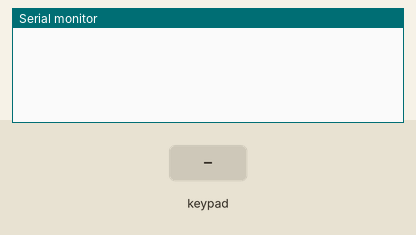
Bench run of a sketch on a simulated Arduino Uno, built with avr-gcc and run on an emulated ATmega328P. Parts: the last lines printed to the serial monitor. Inputs (shaded band) come from the test bench.

Above: at 1.2 s.
1.3 s: key '1' pressed
At 2.4 s:
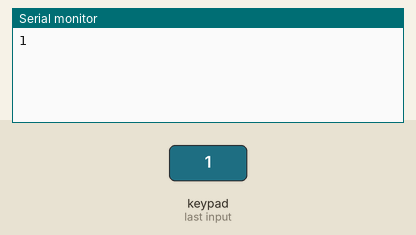
2.8 s: keypad keys 1 2 # pressed 0.4 s apart
At 4.0 s:
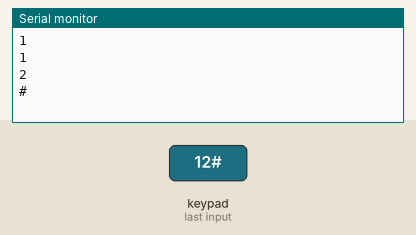
5.5 s: key '*' pressed
At 6.7 s:
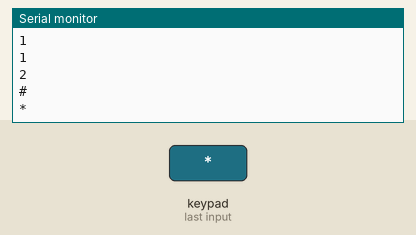
7.0 s: keypad keys 2 5 pressed 0.4 s apart
At 8.2 s:
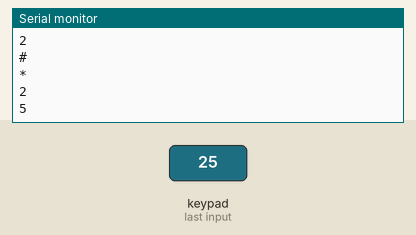
Timing chart, 0 to 10.0 s (numbered marks = the images above; inputs shaded):
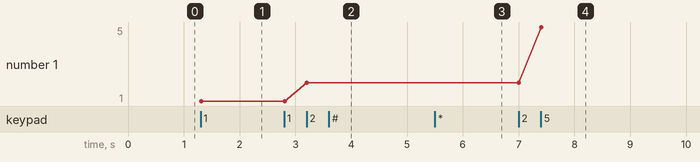

The sketch:

Basic_Keypad.ino
```cpp
// What: Supplying T9 keypad values to serial
// Where: https://learn.adafruit.com/matrix-keypad/arduino
// Why: The code is used to read rows and columns of T9
// keypad and send the value to serial
// Reusing existing code saves time for
// developing the major components of the system

#include "Adafruit_Keypad.h"

#define KEYPAD_PID3845

#define R1    2
#define R2    3
#define R3    4
#define R4    5
#define C1    8
#define C2    9
#define C3    10
#define C4    11

#include "keypad_config.h"

Adafruit_Keypad customKeypad = Adafruit_Keypad( makeKeymap(keys), rowPins, colPins, ROWS, COLS);

void setup() {
  Serial.begin(9600);
  customKeypad.begin();
}

void loop() {
  customKeypad.tick();

  while(customKeypad.available()){
    keypadEvent e = customKeypad.read();
    /*
     key map
     1 (backspace) 2 (ABC) 3 (DEF)
     4 (JHI) 5 (JKL) 6 (MNO)
     7 (PQRS) 8 (TUV) 9 (WXYZ)
     * (F1) 0 (Space) # (F2)
     */
    if(e.bit.EVENT == KEY_JUST_PRESSED) Serial.println((char)e.bit.KEY);
  }

  delay(10);
}
```

keypad_config.h
```cpp
// What: predefined setup for various Adafruit Matrix Keypads.
// Where: https://learn.adafruit.com/matrix-keypad/arduino
// Why: The file is needed to map buttons to letters
// Reusing existing code saves time for
// developing the major components of the system


// This file contains
#ifndef __KEYPAD_CONFIG_H__
#define __KEYPAD_CONFIG_H__

#if defined(KEYPAD_PID3844)
const byte ROWS = 4; // rows
const byte COLS = 4; // columns
// define the symbols on the buttons of the keypads
char keys[ROWS][COLS] = {{'1', '2', '3', 'A'},
                         {'4', '5', '6', 'B'},
                         {'7', '8', '9', 'C'},
                         {'*', '0', '#', 'D'}};
byte rowPins[ROWS] = {R1, R2, R3,
                      R4}; // connect to the row pinouts of the keypad
byte colPins[COLS] = {C1, C2, C3,
                      C4}; // connect to the column pinouts of the keypad
#endif

#if defined(KEYPAD_PID1824) || defined(KEYPAD_PID3845) || defined(KEYPAD_PID419)
const byte ROWS = 4; // rows
const byte COLS = 3; // columns
// define the symbols on the buttons of the keypads
char keys[ROWS][COLS] = {
    {'1', '2', '3'}, {'4', '5', '6'}, {'7', '8', '9'}, {'*', '0', '#'}};
byte rowPins[ROWS] = {R1, R2, R3,
                      R4};         // connect to the row pinouts of the keypad
byte colPins[COLS] = {C1, C2, C3}; // connect to the column pinouts of the
                                   // keypad
#endif

#if defined(KEYPAD_PID1332)
const byte ROWS = 1; // rows
const byte COLS = 4; // columns
// define the symbols on the buttons of the keypads
char keys[ROWS][COLS] = {
    {'1', '2', '3', '4'},
};
byte rowPins[ROWS] = {R1}; // connect to the row pinouts of the keypad
byte colPins[COLS] = {C1, C2, C3,
                      C4}; // connect to the column pinouts of the keypad
#endif

#endif
```

Measured:
- after the input at 1.3 s, the serial monitor: prints a new line at once (image 1)
- after the input at 2.8 s, the serial monitor: prints a new line after 0.40 s (image 2)
- after the input at 5.5 s, the serial monitor: prints a new line at once (image 3)
- after the input at 7.0 s, the serial monitor: prints a new line at once (image 4)
- plotted number 1: 1 → 2 after the input at 2.8 s, 2 → 5 after the input at 7.0 s
